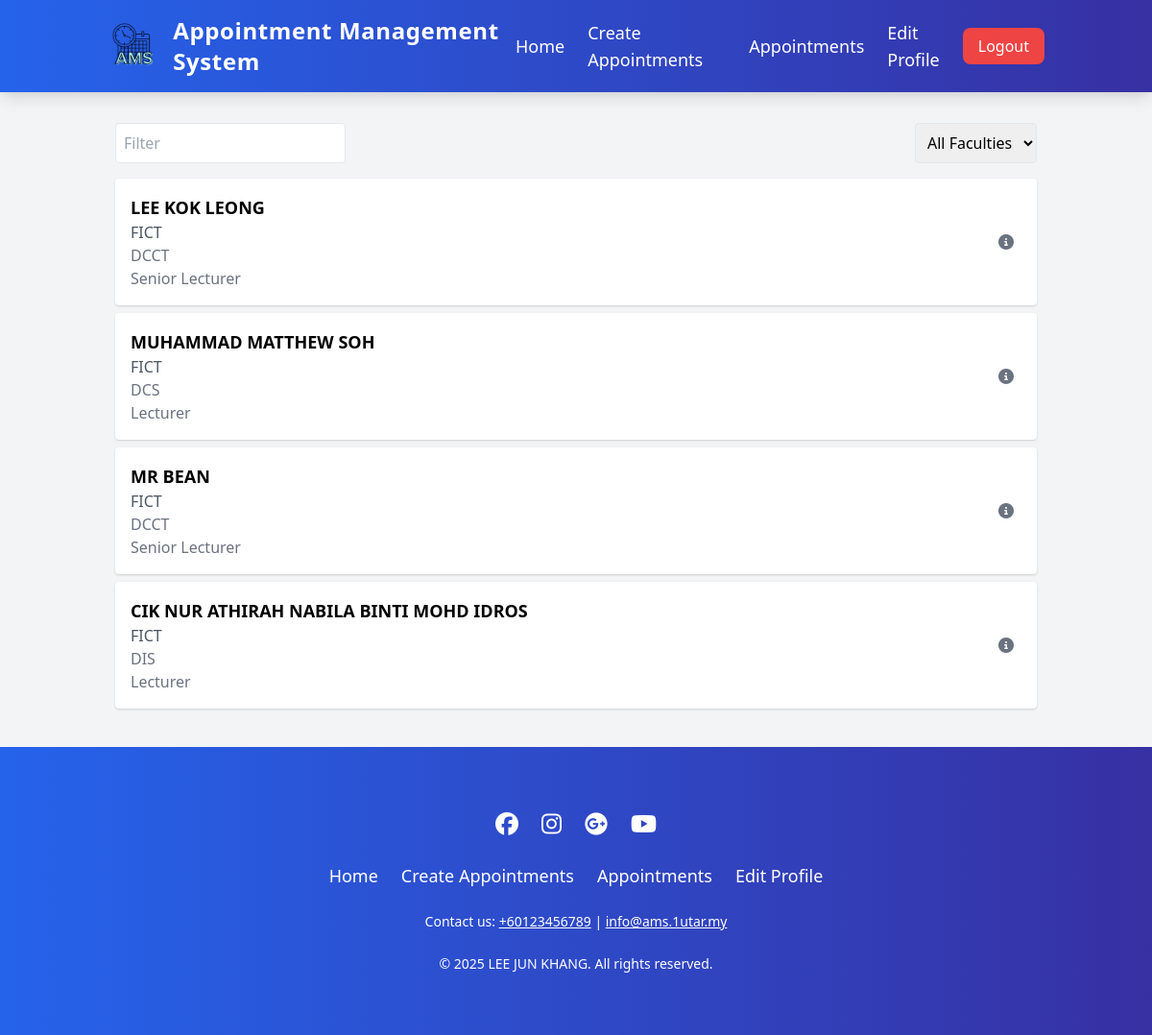
Page /lecturer_list.php (signed in) on the committed database.
### tables this page shows
CREATE TABLE `lecturers` (
  `id` bigint(11) NOT NULL,
  `user_id` bigint(11) NOT NULL,
  `username` varchar(100) NOT NULL,
  `faculty` varchar(100) NOT NULL,
  `department` varchar(100) NOT NULL,
  `designation` varchar(50) NOT NULL,
  `office_no` text DEFAULT NULL
);

### lecturer_list.php (the view, shortened to what this page needs)
<?php
include('database.php');
$query = "SELECT id, username, user_id, faculty, department, designation FROM lecturers";
$result = $con->query($query);
$lecturers = [];
if ($result->num_rows > 0) {
    while ($row = $result->fetch_assoc()) {
        $lecturer_id = $row['id'];
        $avail_query = "SELECT * FROM lecturer_availability WHERE lecturer_id = ?";
        $stmt = $con->prepare($avail_query);
        $stmt->bind_param("i", $lecturer_id);
        $stmt->execute();
        $avail_result = $stmt->get_result();
        $availability_strings = [];
        while ($avail_row = $avail_result->fetch_assoc()) {
            if ($avail_row['is_recurring']) {
                $days = ['Sunday', 'Monday', 'Tuesday', 'Wednesday', 'Thursday', 'Friday', 'Saturday'];
                $day_of_week = $days[$avail_row['day_of_week']];
                $start_time = date("h:i A", strtotime($avail_row['start_time']));
                $end_time = date("h:i A", strtotime($avail_row['end_time']));
                $recurring_period = '';
                if ($avail_row['start_date'] && $avail_row['end_date']) {
                    $start_date = date("d M Y", strtotime($avail_row['start_date']));
                    $end_date = date("d M Y", strtotime($avail_row['end_date']));
                    $recurring_period = " (from $start_date to $end_date)";
                }
                $availability_strings[] = "Every $day_of_week, $start_time - $end_time$recurring_period";
            } else {
                $start_datetime = date("d M Y, h:i A", strtotime($avail_row['start_datetime']));
                $end_datetime = date("h:i A", strtotime($avail_row['end_datetime']));
                $availability_strings[] = "$start_datetime - $end_datetime";
            }
        }
        $row['availability'] = $availability_strings;
        $lecturers[] = $row;
    }
}
?>
<!DOCTYPE html>
<html lang="en">
<head>
    <link href="https://cdn.jsdelivr.net/npm/tailwindcss@2.2.19/dist/tailwind.min.css" rel="stylesheet">
    <link rel="stylesheet" href="https://cdnjs.cloudflare.com/ajax/libs/font-awesome/6.5.2/css/all.min.css">
</head>
<body class="bg-gray-100 font-merriweather">
    <?php
    include("header.php");
    ?>
    <div class="container mx-auto p-4">
        <div class="flex justify-between items-center mb-4">
            <div class="relative w-1/4">
                <input type="text" id="search-filter" placeholder="Filter" class="border p-2 rounded w-full">
            </div>
            <select class="border p-2 rounded">
                <option>All Faculties</option>
            </select>
        </div>
        <div id="lecturer-list">
            <?php if (empty($lecturers)): ?>
            <p class="text-center text-gray-500">No lecturers found.</p>
            <?php else: ?>
            <?php foreach ($lecturers as $lecturer): ?>
            <div class="lecturer-card bg-white p-4 mb-2 rounded shadow flex justify-between items-center cursor-pointer"
                data-id="<?php echo $lecturer['id']; ?>"
                data-availability="<?php echo htmlspecialchars(json_encode($lecturer['availability'])); ?>">
                <div>
                    <h3 class="text-lg font-semibold"><?php echo htmlspecialchars($lecturer['username']); ?></h3>
                    <p class="text-gray-600"><?php echo htmlspecialchars($lecturer['faculty']); ?></p>
                    <p class="text-gray-500"><?php echo htmlspecialchars($lecturer['department']); ?></p>
                    <p class="text-gray-500"><?php echo htmlspecialchars($lecturer['designation']); ?></p>
                </div>
                <div class="flex space-x-4">
                    <button
                        class="text-gray-500 hover:text-blue-600 p-2 rounded-full hover:bg-blue-50 transition-colors duration-300"
                        title="View Details">
                        <i class="fas fa-info-circle"></i>
                    </button>
                </div>
            </div>
            <?php endforeach; ?>
            <?php endif; ?>
        </div>
    </div>
    <?php
    include("footer.php");
    ?>
</body>
</html>

### lecturer_list.php (style rules this page uses)
html, body { height: 100%; margin: 0; }

### header.php (style rules this page uses)
html, body { height: 100%; margin: 0; display: flex; flex-direction: column; }

### rows in the picture
lecturers: username "LEE KOK LEONG", faculty "FICT", department "DCCT", designation "Senior Lecturer"
lecturers: username "MUHAMMAD MATTHEW SOH", faculty "FICT", department "DCS", designation "Lecturer"
lecturers: username "MR BEAN", faculty "FICT", department "DCCT", designation "Senior Lecturer"
lecturers: username "CIK NUR ATHIRAH NABILA BINTI MOHD IDROS", faculty "FICT", department "DIS", designation "Lecturer"
